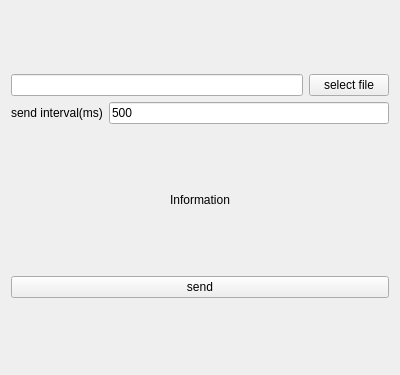
<?xml version="1.0" encoding="UTF-8"?>
<ui version="4.0">
 <class>send_tab</class>
 <widget class="QWidget" name="send_tab">
  <property name="geometry">
   <rect>
    <x>0</x>
    <y>0</y>
    <width>400</width>
    <height>375</height>
   </rect>
  </property>
  <property name="windowTitle">
   <string>Form</string>
  </property>
  <layout class="QVBoxLayout" name="verticalLayout">
   <item>
    <layout class="QVBoxLayout" name="verticalLayout_2" stretch="0,0">
     <item>
      <layout class="QHBoxLayout" name="horizontalLayout">
       <item>
        <widget class="QLineEdit" name="file_path">
         <property name="sizePolicy">
          <sizepolicy hsizetype="Expanding" vsizetype="Fixed">
           <horstretch>0</horstretch>
           <verstretch>0</verstretch>
          </sizepolicy>
         </property>
        </widget>
       </item>
       <item>
        <widget class="QPushButton" name="select_btn">
         <property name="text">
          <string>select file</string>
         </property>
        </widget>
       </item>
      </layout>
     </item>
     <item>
      <layout class="QHBoxLayout" name="horizontalLayout_4">
       <item>
        <widget class="QLabel" name="label">
         <property name="sizePolicy">
          <sizepolicy hsizetype="Preferred" vsizetype="Preferred">
           <horstretch>0</horstretch>
           <verstretch>0</verstretch>
          </sizepolicy>
         </property>
         <property name="text">
          <string>send interval(ms)</string>
         </property>
        </widget>
       </item>
       <item>
        <widget class="QLineEdit" name="interval_input">
         <property name="sizePolicy">
          <sizepolicy hsizetype="Expanding" vsizetype="Fixed">
           <horstretch>0</horstretch>
           <verstretch>0</verstretch>
          </sizepolicy>
         </property>
         <property name="text">
          <string>500</string>
         </property>
        </widget>
       </item>
      </layout>
     </item>
    </layout>
   </item>
   <item>
    <widget class="QLabel" name="info">
     <property name="enabled">
      <bool>true</bool>
     </property>
     <property name="sizePolicy">
      <sizepolicy hsizetype="Minimum" vsizetype="Maximum">
       <horstretch>0</horstretch>
       <verstretch>0</verstretch>
      </sizepolicy>
     </property>
     <property name="text">
      <string>Information</string>
     </property>
     <property name="textFormat">
      <enum>Qt::AutoText</enum>
     </property>
     <property name="alignment">
      <set>Qt::AlignCenter</set>
     </property>
    </widget>
   </item>
   <item>
    <widget class="QPushButton" name="send_btn">
     <property name="text">
      <string>send</string>
     </property>
    </widget>
   </item>
  </layout>
 </widget>
 <resources/>
 <connections/>
</ui>
